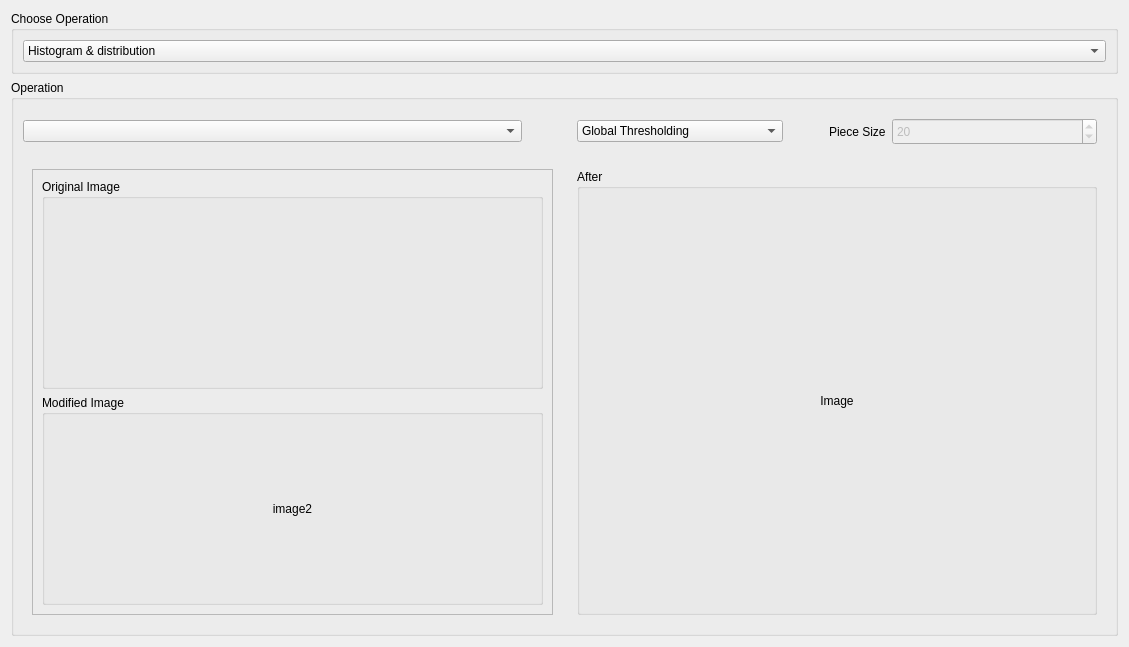
<?xml version="1.0" encoding="UTF-8"?>
<ui version="4.0">
 <class>page2</class>
 <widget class="QWidget" name="page2">
  <property name="geometry">
   <rect>
    <x>0</x>
    <y>0</y>
    <width>1129</width>
    <height>647</height>
   </rect>
  </property>
  <property name="windowTitle">
   <string>Form</string>
  </property>
  <layout class="QVBoxLayout" name="verticalLayout">
   <item>
    <widget class="QGroupBox" name="groupBox">
     <property name="sizePolicy">
      <sizepolicy hsizetype="Preferred" vsizetype="Minimum">
       <horstretch>0</horstretch>
       <verstretch>0</verstretch>
      </sizepolicy>
     </property>
     <property name="minimumSize">
      <size>
       <width>0</width>
       <height>60</height>
      </size>
     </property>
     <property name="title">
      <string>Choose Operation</string>
     </property>
     <layout class="QVBoxLayout" name="verticalLayout_2">
      <item>
       <widget class="QComboBox" name="OperationBox">
        <item>
         <property name="text">
          <string>Histogram &amp; distribution</string>
         </property>
        </item>
        <item>
         <property name="text">
          <string>Normalization &amp; Equalization</string>
         </property>
        </item>
        <item>
         <property name="text">
          <string>Thresholding</string>
         </property>
        </item>
       </widget>
      </item>
     </layout>
    </widget>
   </item>
   <item>
    <widget class="QGroupBox" name="groupBox_2">
     <property name="sizePolicy">
      <sizepolicy hsizetype="Preferred" vsizetype="Expanding">
       <horstretch>0</horstretch>
       <verstretch>0</verstretch>
      </sizepolicy>
     </property>
     <property name="title">
      <string>Operation</string>
     </property>
     <layout class="QGridLayout" name="gridLayout">
      <item row="0" column="1">
       <widget class="QStackedWidget" name="normalizeStack">
        <property name="maximumSize">
         <size>
          <width>16777215</width>
          <height>45</height>
         </size>
        </property>
        <property name="currentIndex">
         <number>2</number>
        </property>
        <widget class="QWidget" name="page_5"/>
        <widget class="QWidget" name="page_6">
         <layout class="QHBoxLayout" name="horizontalLayout_2">
          <item>
           <spacer name="horizontalSpacer">
            <property name="orientation">
             <enum>Qt::Horizontal</enum>
            </property>
            <property name="sizeType">
             <enum>QSizePolicy::Minimum</enum>
            </property>
            <property name="sizeHint" stdset="0">
             <size>
              <width>40</width>
              <height>20</height>
             </size>
            </property>
           </spacer>
          </item>
          <item>
           <widget class="QLabel" name="label">
            <property name="sizePolicy">
             <sizepolicy hsizetype="Minimum" vsizetype="Preferred">
              <horstretch>0</horstretch>
              <verstretch>0</verstretch>
             </sizepolicy>
            </property>
            <property name="text">
             <string>Minimum Value</string>
            </property>
           </widget>
          </item>
          <item>
           <widget class="QSpinBox" name="minNormVal">
            <property name="sizePolicy">
             <sizepolicy hsizetype="Minimum" vsizetype="Minimum">
              <horstretch>0</horstretch>
              <verstretch>0</verstretch>
             </sizepolicy>
            </property>
            <property name="maximum">
             <number>255</number>
            </property>
           </widget>
          </item>
          <item>
           <widget class="QLabel" name="label_2">
            <property name="text">
             <string>Maximum Value</string>
            </property>
           </widget>
          </item>
          <item>
           <widget class="QSpinBox" name="maxNormVal">
            <property name="sizePolicy">
             <sizepolicy hsizetype="Preferred" vsizetype="Minimum">
              <horstretch>0</horstretch>
              <verstretch>0</verstretch>
             </sizepolicy>
            </property>
            <property name="maximum">
             <number>255</number>
            </property>
            <property name="value">
             <number>255</number>
            </property>
           </widget>
          </item>
         </layout>
        </widget>
        <widget class="QWidget" name="page_12">
         <layout class="QHBoxLayout" name="horizontalLayout_14">
          <item>
           <widget class="QComboBox" name="thres_combox">
            <item>
             <property name="text">
              <string>Global Thresholding</string>
             </property>
            </item>
            <item>
             <property name="text">
              <string>Local Thresholding</string>
             </property>
            </item>
           </widget>
          </item>
          <item>
           <spacer name="horizontalSpacer_2">
            <property name="orientation">
             <enum>Qt::Horizontal</enum>
            </property>
            <property name="sizeType">
             <enum>QSizePolicy::Preferred</enum>
            </property>
            <property name="sizeHint" stdset="0">
             <size>
              <width>40</width>
              <height>20</height>
             </size>
            </property>
           </spacer>
          </item>
          <item>
           <widget class="QLabel" name="piese_size_label">
            <property name="sizePolicy">
             <sizepolicy hsizetype="Maximum" vsizetype="Preferred">
              <horstretch>0</horstretch>
              <verstretch>0</verstretch>
             </sizepolicy>
            </property>
            <property name="text">
             <string>Piece Size</string>
            </property>
           </widget>
          </item>
          <item>
           <widget class="QSpinBox" name="pieceSize_spiner">
            <property name="enabled">
             <bool>false</bool>
            </property>
            <property name="sizePolicy">
             <sizepolicy hsizetype="Preferred" vsizetype="Expanding">
              <horstretch>0</horstretch>
              <verstretch>0</verstretch>
             </sizepolicy>
            </property>
            <property name="whatsThis">
             <string>&lt;html&gt;&lt;head/&gt;&lt;body&gt;&lt;p&gt;Peice Size&lt;/p&gt;&lt;/body&gt;&lt;/html&gt;</string>
            </property>
            <property name="minimum">
             <number>1</number>
            </property>
            <property name="maximum">
             <number>100</number>
            </property>
            <property name="value">
             <number>20</number>
            </property>
           </widget>
          </item>
         </layout>
        </widget>
       </widget>
      </item>
      <item row="0" column="0">
       <layout class="QHBoxLayout" name="horizontalLayout">
        <item>
         <widget class="QComboBox" name="ModeCombo1">
          <property name="placeholderText">
           <string>Mode</string>
          </property>
          <property name="frame">
           <bool>true</bool>
          </property>
          <item>
           <property name="text">
            <string>Equalizer</string>
           </property>
          </item>
          <item>
           <property name="text">
            <string>Normalizer</string>
           </property>
          </item>
         </widget>
        </item>
        <item>
         <spacer name="horizontalSpacer_3">
          <property name="orientation">
           <enum>Qt::Horizontal</enum>
          </property>
          <property name="sizeType">
           <enum>QSizePolicy::Preferred</enum>
          </property>
          <property name="sizeHint" stdset="0">
           <size>
            <width>40</width>
            <height>20</height>
           </size>
          </property>
         </spacer>
        </item>
       </layout>
      </item>
      <item row="1" column="0">
       <widget class="QStackedWidget" name="moreGraphsStack">
        <property name="currentIndex">
         <number>0</number>
        </property>
        <widget class="QWidget" name="page_7">
         <layout class="QVBoxLayout" name="verticalLayout_7">
          <item>
           <widget class="QFrame" name="frame">
            <property name="sizePolicy">
             <sizepolicy hsizetype="Expanding" vsizetype="Expanding">
              <horstretch>0</horstretch>
              <verstretch>0</verstretch>
             </sizepolicy>
            </property>
            <property name="minimumSize">
             <size>
              <width>300</width>
              <height>300</height>
             </size>
            </property>
            <property name="maximumSize">
             <size>
              <width>16777215</width>
              <height>16777215</height>
             </size>
            </property>
            <property name="frameShape">
             <enum>QFrame::StyledPanel</enum>
            </property>
            <property name="frameShadow">
             <enum>QFrame::Raised</enum>
            </property>
            <layout class="QHBoxLayout" name="horizontalLayout_6">
             <item>
              <layout class="QVBoxLayout" name="verticalLayout_3">
               <item>
                <widget class="QGroupBox" name="groupBox_3">
                 <property name="sizePolicy">
                  <sizepolicy hsizetype="Expanding" vsizetype="Preferred">
                   <horstretch>0</horstretch>
                   <verstretch>0</verstretch>
                  </sizepolicy>
                 </property>
                 <property name="title">
                  <string>Original Image</string>
                 </property>
                 <layout class="QVBoxLayout" name="verticalLayout_4">
                  <item>
                   <widget class="Clickable" name="image">
                    <property name="sizePolicy">
                     <sizepolicy hsizetype="Preferred" vsizetype="Preferred">
                      <horstretch>0</horstretch>
                      <verstretch>0</verstretch>
                     </sizepolicy>
                    </property>
                    <property name="maximumSize">
                     <size>
                      <width>16777215</width>
                      <height>16777215</height>
                     </size>
                    </property>
                    <property name="cursor">
                     <cursorShape>PointingHandCursor</cursorShape>
                    </property>
                    <property name="styleSheet">
                     <string notr="true">QLabel:hover {
background-color: #33b78620;
	border: 1px solid #d66d31;

}</string>
                    </property>
                    <property name="text">
                     <string/>
                    </property>
                    <property name="pixmap">
                     <pixmap resource="../resources.qrc">:/icons/resources/icons8-upload-32.png</pixmap>
                    </property>
                    <property name="alignment">
                     <set>Qt::AlignCenter</set>
                    </property>
                   </widget>
                  </item>
                 </layout>
                </widget>
               </item>
               <item>
                <widget class="QGroupBox" name="groupBox_4">
                 <property name="title">
                  <string>Modified Image</string>
                 </property>
                 <layout class="QVBoxLayout" name="verticalLayout_5">
                  <item>
                   <widget class="QLabel" name="image2">
                    <property name="text">
                     <string>image2</string>
                    </property>
                    <property name="alignment">
                     <set>Qt::AlignCenter</set>
                    </property>
                   </widget>
                  </item>
                 </layout>
                </widget>
               </item>
              </layout>
             </item>
            </layout>
           </widget>
          </item>
         </layout>
        </widget>
        <widget class="QWidget" name="page_8">
         <layout class="QGridLayout" name="gridLayout_4">
          <item row="0" column="0">
           <widget class="QGroupBox" name="groupBox_9">
            <property name="title">
             <string>Before</string>
            </property>
            <layout class="QHBoxLayout" name="horizontalLayout_7">
             <item>
              <widget class="Clickable" name="image3">
               <property name="cursor">
                <cursorShape>PointingHandCursor</cursorShape>
               </property>
               <property name="styleSheet">
                <string notr="true">QLabel:hover {
background-color: #33b78620;
	border: 1px solid #d66d31;

}</string>
               </property>
               <property name="text">
                <string/>
               </property>
               <property name="pixmap">
                <pixmap resource="../resources.qrc">:/icons/resources/icons8-upload-32.png</pixmap>
               </property>
               <property name="alignment">
                <set>Qt::AlignCenter</set>
               </property>
              </widget>
             </item>
            </layout>
           </widget>
          </item>
          <item row="0" column="1">
           <widget class="QGroupBox" name="groupBox_10">
            <property name="title">
             <string>after</string>
            </property>
            <layout class="QHBoxLayout" name="horizontalLayout_8">
             <item>
              <widget class="QLabel" name="image4">
               <property name="text">
                <string>TextLabel</string>
               </property>
               <property name="alignment">
                <set>Qt::AlignCenter</set>
               </property>
              </widget>
             </item>
            </layout>
           </widget>
          </item>
          <item row="1" column="0">
           <widget class="QGroupBox" name="groupBox_11">
            <property name="title">
             <string>PDF3</string>
            </property>
            <layout class="QHBoxLayout" name="horizontalLayout_9">
             <item>
              <widget class="QCustomPlot" name="histPlot3" native="true"/>
             </item>
            </layout>
           </widget>
          </item>
          <item row="1" column="1">
           <widget class="QGroupBox" name="groupBox_12">
            <property name="title">
             <string>CDF3</string>
            </property>
            <layout class="QHBoxLayout" name="horizontalLayout_10">
             <item>
              <widget class="QCustomPlot" name="distPlot3" native="true"/>
             </item>
            </layout>
           </widget>
          </item>
         </layout>
        </widget>
        <widget class="QWidget" name="page_9">
         <layout class="QHBoxLayout" name="horizontalLayout_11">
          <item>
           <widget class="QGroupBox" name="groupBox_14">
            <property name="title">
             <string>Before</string>
            </property>
            <layout class="QHBoxLayout" name="horizontalLayout_13">
             <item>
              <widget class="Clickable" name="image5">
               <property name="cursor">
                <cursorShape>PointingHandCursor</cursorShape>
               </property>
               <property name="styleSheet">
                <string notr="true">QLabel:hover {
background-color: #33b78620;
	border: 1px solid #d66d31;

}</string>
               </property>
               <property name="text">
                <string/>
               </property>
               <property name="pixmap">
                <pixmap resource="../resources.qrc">:/icons/resources/icons8-upload-32.png</pixmap>
               </property>
               <property name="alignment">
                <set>Qt::AlignCenter</set>
               </property>
              </widget>
             </item>
            </layout>
           </widget>
          </item>
         </layout>
        </widget>
       </widget>
      </item>
      <item row="1" column="1">
       <layout class="QGridLayout" name="gridLayout_3">
        <property name="sizeConstraint">
         <enum>QLayout::SetMinimumSize</enum>
        </property>
        <item row="0" column="0">
         <widget class="QStackedWidget" name="stackedWidget">
          <property name="currentIndex">
           <number>1</number>
          </property>
          <widget class="QWidget" name="page_10">
           <layout class="QGridLayout" name="gridLayout_5">
            <item row="0" column="1">
             <widget class="QGroupBox" name="groupBox_8">
              <property name="title">
               <string>CDF1</string>
              </property>
              <layout class="QHBoxLayout" name="horizontalLayout_5">
               <item>
                <widget class="QCustomPlot" name="distPlot1" native="true"/>
               </item>
              </layout>
             </widget>
            </item>
            <item row="0" column="0">
             <widget class="QGroupBox" name="groupBox_7">
              <property name="title">
               <string>PDF1</string>
              </property>
              <layout class="QHBoxLayout" name="horizontalLayout_4">
               <item>
                <widget class="QCustomPlot" name="histPlot1" native="true"/>
               </item>
              </layout>
             </widget>
            </item>
            <item row="1" column="0">
             <widget class="QGroupBox" name="groupBox_5">
              <property name="title">
               <string>PDF2</string>
              </property>
              <layout class="QHBoxLayout" name="horizontalLayout_3">
               <item>
                <widget class="QCustomPlot" name="histPlot2" native="true"/>
               </item>
              </layout>
             </widget>
            </item>
            <item row="1" column="1">
             <widget class="QGroupBox" name="groupBox_6">
              <property name="title">
               <string>CDF2</string>
              </property>
              <layout class="QVBoxLayout" name="verticalLayout_6">
               <item>
                <widget class="QCustomPlot" name="distPlot2" native="true"/>
               </item>
              </layout>
             </widget>
            </item>
           </layout>
          </widget>
          <widget class="QWidget" name="page_11">
           <layout class="QHBoxLayout" name="horizontalLayout_12">
            <item>
             <widget class="QGroupBox" name="groupBox_13">
              <property name="title">
               <string>After</string>
              </property>
              <layout class="QVBoxLayout" name="verticalLayout_8">
               <item>
                <widget class="QLabel" name="image6">
                 <property name="text">
                  <string>Image</string>
                 </property>
                 <property name="alignment">
                  <set>Qt::AlignCenter</set>
                 </property>
                </widget>
               </item>
              </layout>
             </widget>
            </item>
           </layout>
          </widget>
         </widget>
        </item>
       </layout>
      </item>
     </layout>
    </widget>
   </item>
  </layout>
 </widget>
 <customwidgets>
  <customwidget>
   <class>Clickable</class>
   <extends>QLabel</extends>
   <header location="global">clickable.h</header>
   <slots>
    <signal>clicked()</signal>
   </slots>
  </customwidget>
  <customwidget>
   <class>QCustomPlot</class>
   <extends>QWidget</extends>
   <header>qcustomplot.h</header>
   <container>1</container>
  </customwidget>
 </customwidgets>
 <resources>
  <include location="../resources.qrc"/>
 </resources>
 <connections/>
</ui>
